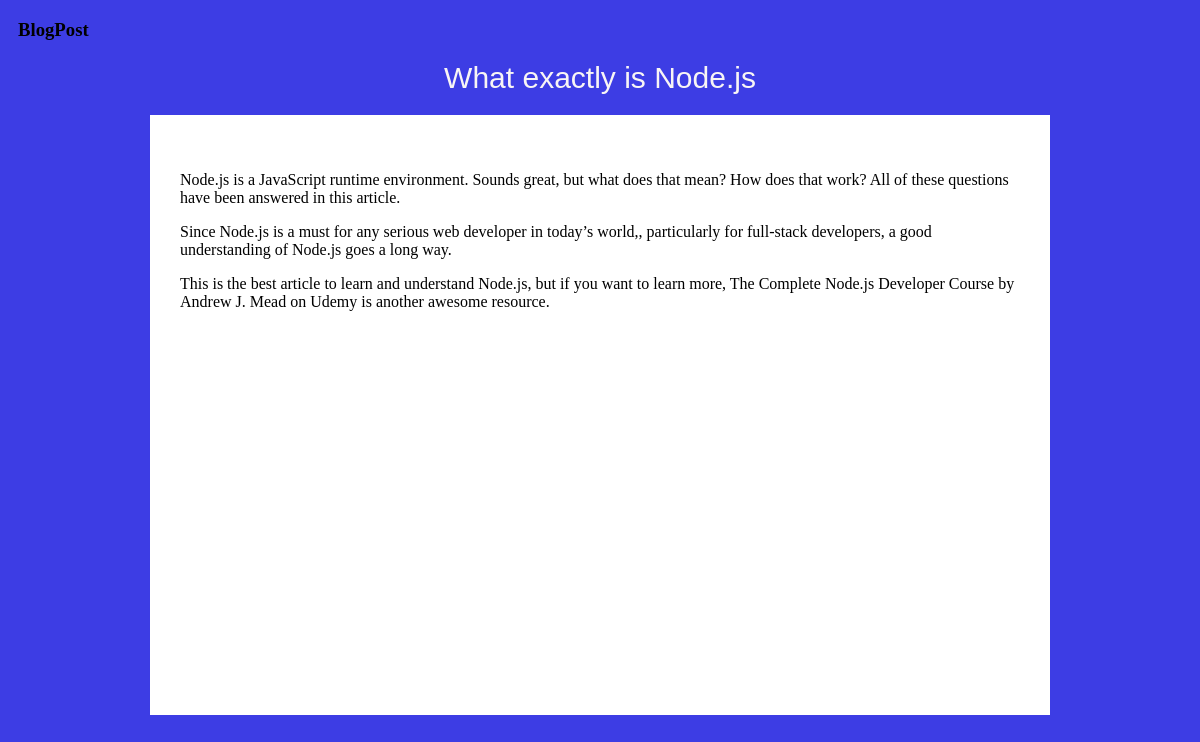
//2, run on the app's committed database.
### manage_blog/models.py (models this page shows)
class UserPost(models.Model):
    title = models.CharField(max_length=250)
    content = models.TextField()
    timestamp = models.DateTimeField(auto_now=True)

### manage_blog/views.py (the view)
# urls.py: path("/<int:key>", views.blog_page, name="blog_page"),
def blog_page(request, key):
    blog_post = UserPost.objects.get(id = key)
    return render(request, 'blog-page.html', {'blog_post': blog_post})

### Templates/blog-page.html (shortened to what this page needs)
{% load static %}
<!DOCTYPE html>
<html lang="en">
<head>
    <link rel="stylesheet" href="{% static 'style/blog-page.css' %}">
</head>
<body>
    <div>
        <div class="logo">
            <h3>BlogPost</h3>
        </div>
        <div class="title">{{blog_post.title}}</div>
        <div class="content">{{blog_post.content|linebreaks|safe}}</div>
    </div>
</body>
</html>

### static/style/blog-page.css (style rules this page uses)
body { background-color: rgb(61, 61, 228); }
.logo { margin-top: 5px; margin-left: 10px; }
.title { font-family: Arial, Helvetica, sans-serif; font-size: 30px; color: rgb(248, 245, 245); margin: 20px 50px; text-align: center; }
.content { background-color: white; height: 65vh; width: 70vw; margin: auto; padding: 40px 30px; }

### data on the page
UserPost: title "What exactly is Node.js", content "Node.js is a JavaScript runtime environment. Sounds great, but what does that mean? How does that work? All of these questions have been answered in this article. Since Node.js is a must for any serious web developer in today’s world,, particularly for full-stack developers, a good understanding of Node.js goes a long way. This is the best article to learn and understand Node.js, but if you want to learn more, The Complete Node.js Developer Course by Andrew J. Mead on Udemy is another awesome resource."
